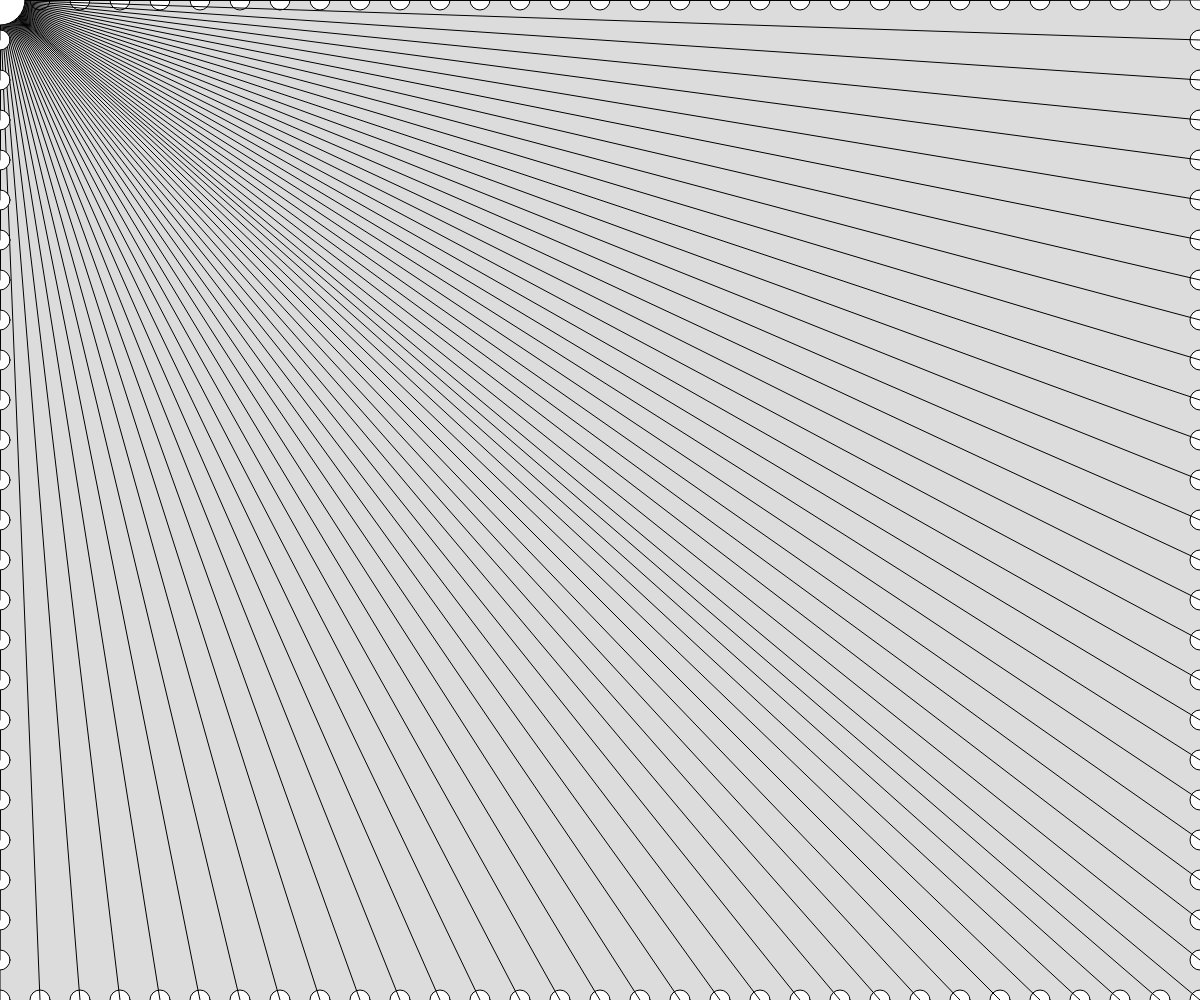
Frame 1 (no input)
Frame 60 (no input): identical to frame 1, image omitted
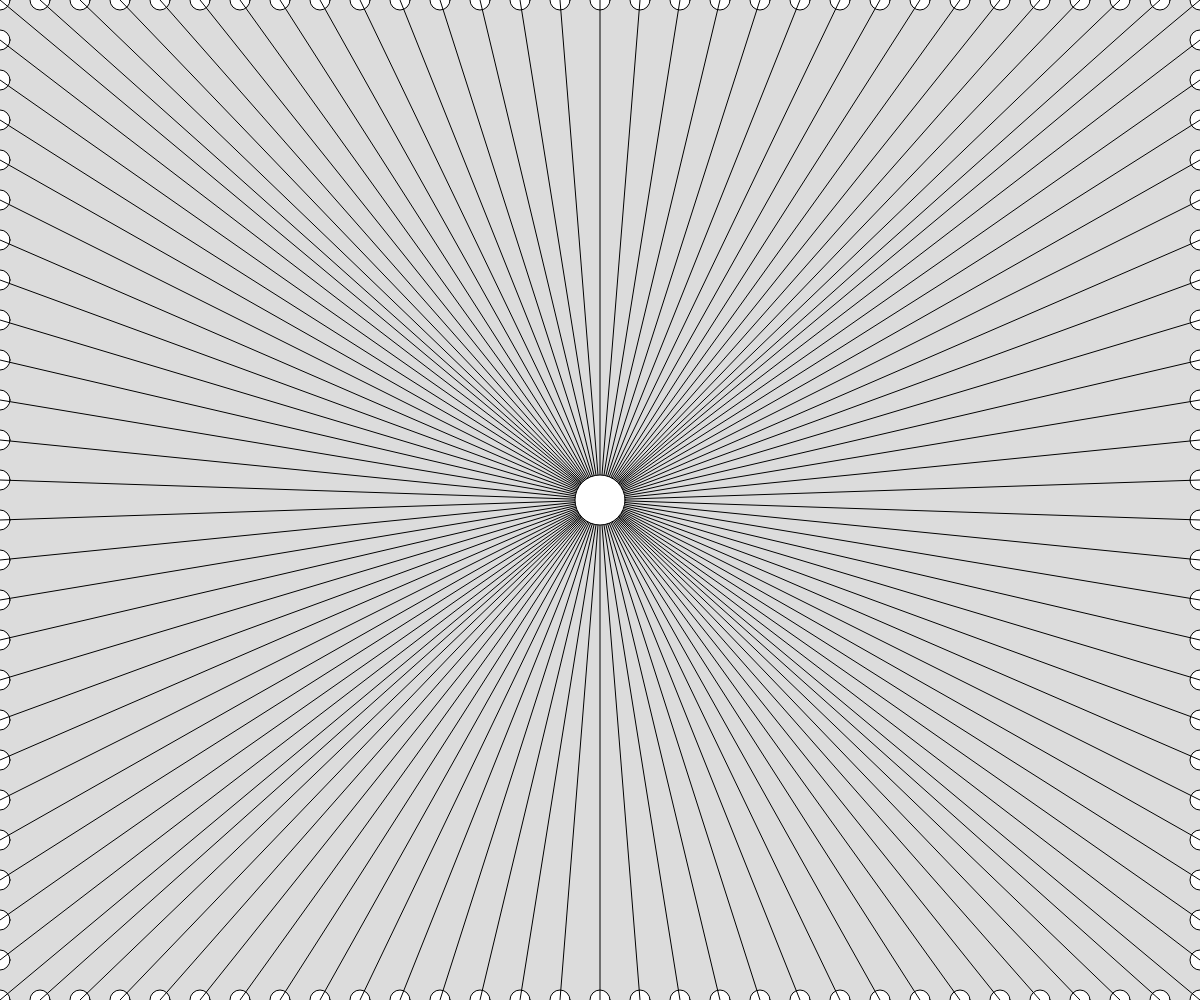
Frame 120 (the mouse pressed at the canvas centre since frame 60)

The p5.js sketch that drew these frames (run headless with seeded random() and noise() and a simulated clock; from frame 60 on, the mouse is pressed at the canvas centre):

// p5.js sketch
// ── sketch.js
let gridSpacing = 20;


function setup() {
  createCanvas(windowWidth, windowHeight);
  // loopReview();
}

function loopReview(){
  for(let x=0;x<4;x++){
    for(let y=0;y<4;y++){
      console.log(x,y);
    }
  }
}

function draw() {
  background(220);
  // renderGrid();
  for(let i=0; i<width; i += 40){
    circle(i,0,20);
    line(i,0,mouseX,mouseY);
  }
  for(let m=0; m<height; m += 40){
    circle(width,m,20);
    line(width,m,mouseX,mouseY);
  }
  for(let r=width; r>0; r -= 40){
    circle(r,height,20);
    line(r,height,mouseX,mouseY);
  }
  for(let l=height; l>0; l -= 40){
    circle(0,l,20);
    line(0,l,mouseX,mouseY);
  }
  circle(mouseX,mouseY, 50)
}

function circleDistance(x1,y1,x2,y2){
  let a = abs(x1-x2);
  let b = abs(y1 - y2);
  let c = sqrt(sq(a)+sq(b));
  return round(c);
}

function renderGrid(){
  for(let x=0;x<width;x=x+gridSpacing){
    for(let y=0;y<height;y=y+gridSpacing){
      let  d = circleDistance(x,y,mouseX,mouseY);
      if(d>150){
        fill(0);
      }
      else{
        fill(200,50,120);
      }
      circle(x,y,gridSpacing);
      fill(200);
      textSize(gridSpacing/2);
      textAlign(CENTER,CENTER);
      text(d,x,y);
    }
  }
}
